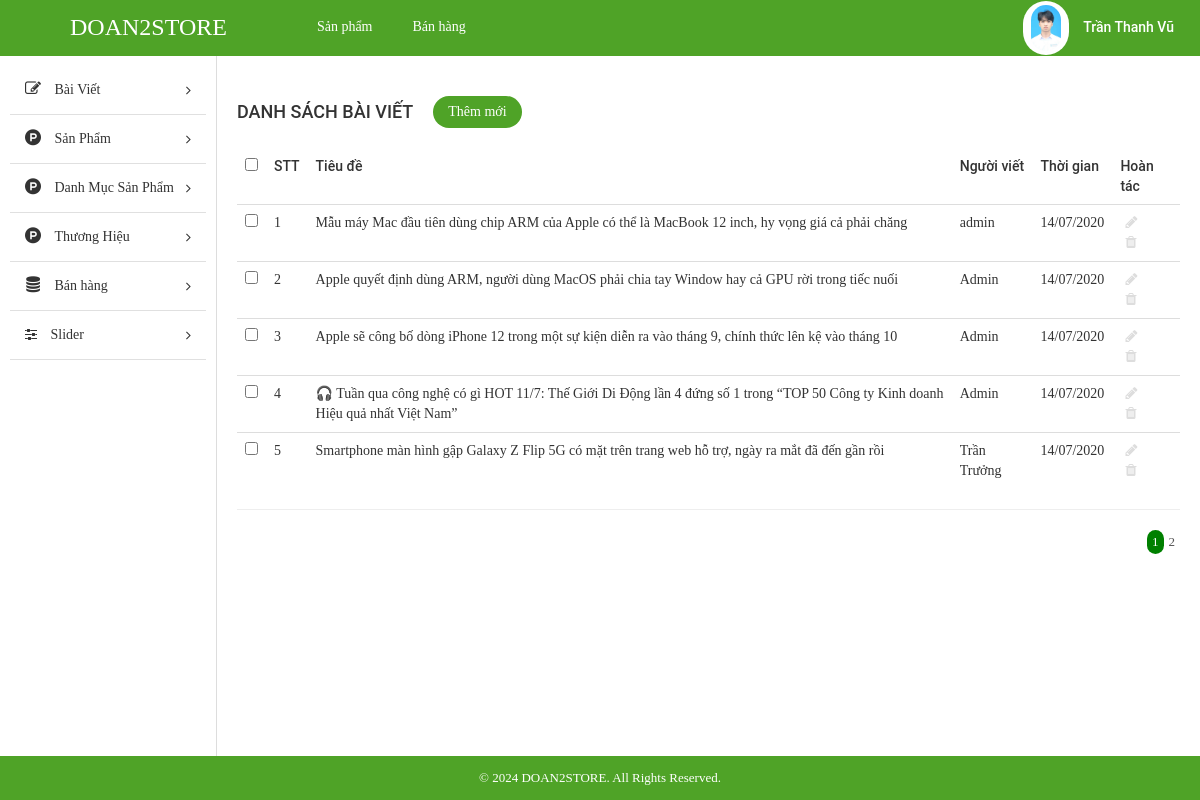
The page /STORE/admin/index.php?modules=blogs&controllers=index&action=list (signed in) on the database its author committed.
### tables this page shows
CREATE TABLE `tbl_blog` (
  `id` int(11) NOT NULL,
  `title` text NOT NULL,
  `content` text NOT NULL,
  `user` varchar(255) NOT NULL,
  `create_date` varchar(255) NOT NULL,
  `description` text NOT NULL,
  `image` varchar(255) NOT NULL
);

### STORE/admin/libraries/database.php (called while the page is built, shortened)
<?php
function db_query($query_string) {
    global $conn;
    $result = mysqli_query($conn, $query_string);
    return $result;
}
function db_fetch_array($query_string) {
    $result = array();
    $mysqli_result = db_query($query_string);
    while ($row = mysqli_fetch_assoc($mysqli_result)) {
        $result[] = $row;
    }
    return $result;
}

### STORE/admin/modules/blogs/models/indexModel.php (called while the page is built, shortened)
<?php
function getAll()
{
	return db_fetch_array("SELECT * FROM `tbl_blog`");
}

### STORE/admin/modules/blogs/controllers/indexController.php (called while the page is built, shortened)
<?php
function listAction()
{
    $data_tmp = getAll();
    $page = !empty($_GET['page']) ? $_GET['page'] : 1;
    $numProduct = count($data_tmp);
    $productOnPage = 5;
    $num = ceil($numProduct / $productOnPage);
    $start = ($page - 1) * $productOnPage;
    $res = array_slice($data_tmp, $start, $productOnPage);
    $data = [$res, $num, $page];
    load_view('list', $data);
}

### STORE/admin/core/router.php (called while the page is built, shortened)
<?php
$action_name = get_action() . 'Action';
call_function(array('construct', $action_name));

### STORE/admin/core/appload.php (called while the page is built, shortened)
<?php
require CONFIGPATH . DIRECTORY_SEPARATOR . 'database.php';
require LIBPATH . DIRECTORY_SEPARATOR . 'database.php';
require COREPATH . DIRECTORY_SEPARATOR . 'base.php';
require COREPATH . DIRECTORY_SEPARATOR . 'router.php';

### STORE/admin/index.php (called while the page is built, shortened)
<?php
require COREPATH . DIRECTORY_SEPARATOR . 'appload.php';

### STORE/admin/modules/blogs/views/listView.php (the view, shortened to what this page needs)
<div id="main-content-wp" class="list-post-page">
    <div class="wrap clearfix">
        <div id="content" class="fl-right">
            <div class="section" id="title-page">
                <div class="clearfix">
                    <h3 id="index" class="fl-left">Danh sách bài viết</h3>
                    <a href="?modules=blogs&controllers=index&action=add" title="" id="add-new" class="fl-left">Thêm mới</a>
                </div>
            </div>
            <div class="section" id="detail-page">
                <div class="section-detail">
                    <div class="table-responsive">
                        <table class="table list-table-wp">
                            <thead>
                                <tr>
                                    <td><input type="checkbox" name="checkAll" id="checkAll"></td>
                                    <td><span class="thead-text">STT</span></td>
                                    <td ><span class="thead-text" >Tiêu đề</span></td>
                                    <td><span class="thead-text">Người viết</span></td>
                                    <td><span class="thead-text">Thời gian</span></td>
                                    <td><span class="thead-text">Hoàn tác</span></td>
                                </tr>
                            </thead>
                            <tbody>
                                <?php $i=0;if(!empty($data['0'])) foreach ($data['0'] as  $value) { $i++;?>
                                <tr>
                                    <td><input type="checkbox" name="checkItem" class="checkItem"></td>
                                    <td><span class="tbody-text"><?php echo $i; ?></h3></span>
                                    <td ><span class="tbody-text"><?php echo $value['title']; ?></span> </td>
                                    <td><span class="tbody-text"><?php echo $value['user']; ?></span></td>
                                    <td><span class="tbody-text"><?php echo $value['create_date']; ?></span></td>
                                    <td>
                                        <ul class="list-operation ">
                                            <li><a href="?modules=blogs&controllers=index&action=update&id=<?php echo $value['id']; ?>" title="Sửa" class="edit"><i class="fa fa-pencil" aria-hidden="true"></i></a></li>
                                            <li><a href="?modules=blogs&controllers=index&action=delete&id=<?php echo $value['id']; ?>" title="Xóa" class="delete"><i class="fa fa-trash" aria-hidden="true"></i></a></li>
                                        </ul>
                                    </td>
                                </tr>
                                <?php }; ?>
                            </tbody>
                        </table>
                        <hr>
                    </div>
                </div>
            </div>
            <div class="section" id="paging-wp">
                <div class="section-detail clearfix">
                    <ul id="list-paging" class="fl-right">
                        <?php for ($i=1; $i <= $data['1'] ; $i++) { ?>
                        <li>
                            <a <?php if($i == $data['2']) echo 'style="background-color: green;color:white; border-radius:300px;"';  ?>  href="?modules=blogs&controllers=index&action=list&page=<?php echo $i; ?>" title=""><?php echo $i; ?></a>
                        </li>
                        <?php }; ?>
                    </ul>
                </div>
            </div>
        </div>
    </div>
</div>

### STORE/admin/core/base.php (shortened to what this page needs)
<?php
function get_module()
{
    global $config;
    $module = isset($_GET['modules']) ? $_GET['modules'] : $config['default_module'];
    return $module;
}
function call_function($list_function = array())
{
    if (is_array($list_function)) {
        foreach ($list_function as $f) {
            if (function_exists($f())) {
                $f();
            }
        }
    }
}
function load_view($name, $data_send = array())
{
    $data = $data_send;
    $path = MODULESPATH . DIRECTORY_SEPARATOR . get_module() . DIRECTORY_SEPARATOR . 'views' . DIRECTORY_SEPARATOR . $name . 'View.php';
    if (file_exists($path)) {
        require $path;
    } else {
        echo "Không tìm thấy {$path}";
    }
}
function get_header($name = '')
{
    global $data;
    if (empty($name)) {
        $name = 'header';
    } else {
        $name = "header-{$name}";
    }
    $path = LAYOUTPATH . DIRECTORY_SEPARATOR . $name . '.php';
    if (file_exists($path)) {
        if (is_array($data)) {
            foreach ($data as $key => $a) {
                $$key = $a;
            }
        }
        require $path;
    } else {
        echo "Không tìm thấy {$path}";
    }
}
function get_footer($name = '')
{
    global $data;
    if (empty($name)) {
        $name = 'footer';
    } else {
        $name = "footer-{$name}";
    }
    $path = LAYOUTPATH . DIRECTORY_SEPARATOR . $name . '.php';
    if (file_exists($path)) {
        if (is_array($data)) {
            foreach ($data as $key => $a) {
                $$key = $a;
            }
        }
        require $path;
    } else {
        echo "Không tìm thấy {$path}";
    }
}
function get_sidebar($name = '')
{
    global $data;
    if (empty($name)) {
        $name = 'sidebar';
    } else {
        $name = "sidebar-{$name}";
    }
    $path = LAYOUTPATH . DIRECTORY_SEPARATOR . $name . '.php';
    if (file_exists($path)) {
        if (is_array($data)) {
            foreach ($data as $key => $a) {
                $$key = $a;
            }
        }
        require $path;
    } else {
        echo "Không tìm thấy {$path}";
    }
}

### STORE/admin/public/css/import/global.css (style rules this page uses)
body { font-family: "Roboto Regular"; font-size: 14px; line-height: 24px; color: #333; }
.fl-left { float: left; }
.fl-right { float: right; }
ul li { list-style: none!important; }
a { text-decoration: none!important; }

### STORE/admin/public/css/import/list_post.css (style rules this page uses)
#content { width: 82%; border-left: 1px solid #ddd; padding: 20px; }
#add-new { display: inline-block; color: #fff; background: #4fa327; padding: 4px 15px; margin: 20px; border-radius: 20px; }
#index { font-family: 'Roboto Medium'; font-weight: normal; text-transform: uppercase; font-size: 18px; padding: 24px 0px; }
.list-table-wp thead tr td { font-family: 'Roboto Medium'; font-weight: normal; }
.list-operation li { float: left; }
.list-operation li a { display: block; padding: 0px 5px; color: #ddd; }
.list-operation { width: 25%; }
#list-paging li { float: left; }
#list-paging li a { display: inline-block; color: #555; font-size: 13px; padding: 0px 5px; }

### STORE/admin/public/css/import/detail_order.css (style rules this page uses)
.table { margin-bottom: 0!important; }

### rows shown on the page
tbl_blog: title "Mẫu máy Mac đầu tiên dùng chip ARM của Apple có thể là MacBook 12 inch, hy vọng giá cả phải chăng", user "admin", create_date "14/07/2020"
tbl_blog: title "Apple quyết định dùng ARM, người dùng MacOS phải chia tay Window hay cả GPU rời trong tiếc nuối", user "Admin", create_date "14/07/2020"
tbl_blog: title "Apple sẽ công bố dòng iPhone 12 trong một sự kiện diễn ra vào tháng 9, chính thức lên kệ vào tháng 10", user "Admin", create_date "14/07/2020"
tbl_blog: title "🎧 Tuần qua công nghệ có gì HOT 11/7: Thế Giới Di Động lần 4 đứng số 1 trong “TOP 50 Công ty Kinh doanh Hiệu quả nhất Việt Nam”", user "Admin", create_date "14/07/2020"
tbl_blog: title "Smartphone màn hình gập Galaxy Z Flip 5G có mặt trên trang web hỗ trợ, ngày ra mắt đã đến gần rồi", user "Trần Trưởng", create_date "14/07/2020"
